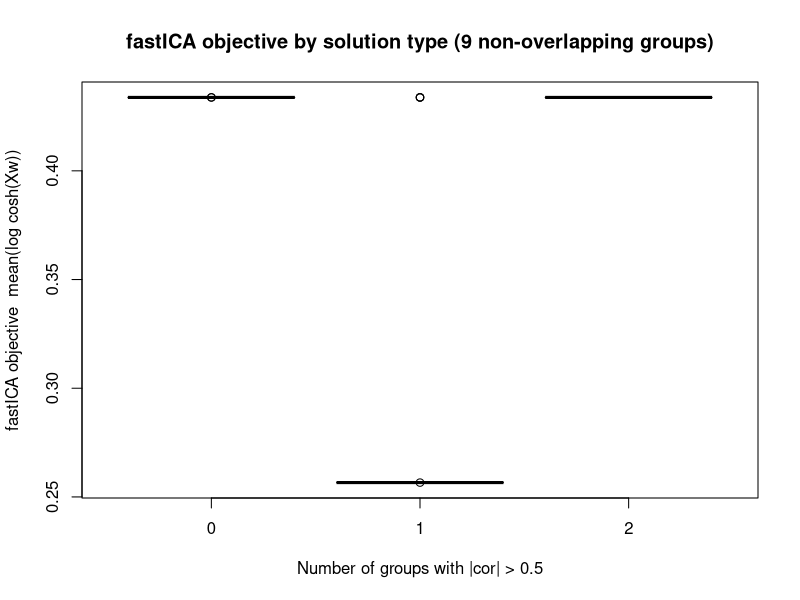
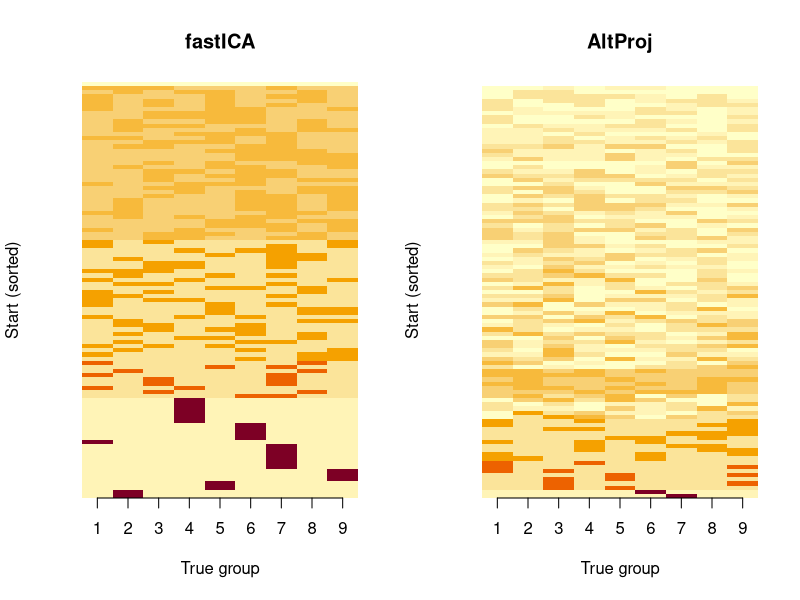
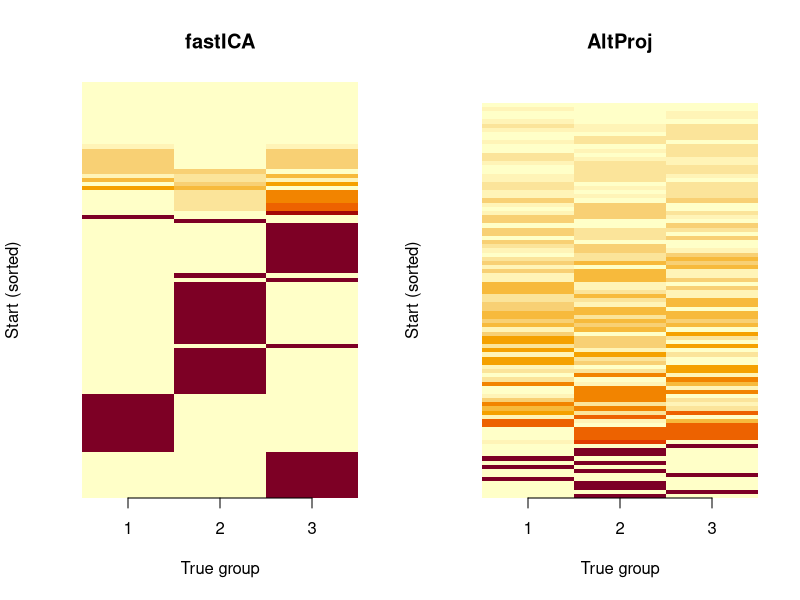

Recreate these plots in R, in order.
## ---- chunk 1
# X is (n.comp+1) x n.  W is (n.comp+1) x n_starts (one weight vector per column).
# P = t(X) %*% W is n x n_starts (source estimates).
fastica_update = function(X, W) {
  P  <- t(X) %*% W          # n x n_starts: source estimates
  G  <- tanh(P)
  G2 <- 1 - G^2
  W  <- X %*% G - sweep(W, 2, colSums(G2), "*")
  sweep(W, 2, sqrt(colSums(W^2)), "/")
}

# X is (n.comp+1) x n.  V is n x n_starts (one binary vector per column).
# P = X %*% V / n is (n.comp+1) x n_starts (subspace coefficients).
alt_proj_update = function(X, V) {
  n <- ncol(X)
  P <- X %*% V / n           # (n.comp+1) x n_starts: subspace coefficients
  V <- sign(t(X) %*% P)     # n x n_starts: project back and round
  V[V == 0] <- 1L
  V
}

# Center columns of X, whiten to n.comp dimensions.
preprocess = function(X, n.comp = 10) {
  X <- scale(X, scale = FALSE)
  sqrt(nrow(X)) * t(svd(X)$u[, 1:n.comp])
}
## ---- chunk 2
max_cor_with_truth = function(v, L) max(abs(cor(v, L)))

vPv_scores = function(X1_aug, V) {
  # v'Pv = ||X1_aug v||^2 / n  for each column of V (binary +-1 vectors)
  colSums((X1_aug %*% V)^2) / ncol(X1_aug)
}

# Gradient-only step: omits the Hessian correction, so each step is gradient
# ascent on the log-cosh objective rather than a Newton step.
fastica_gradient_update = function(X, W) {
  P <- t(X) %*% W
  G <- tanh(P)
  W <- X %*% G   # gradient only — no colSums(G2) * W term
  sweep(W, 2, sqrt(colSums(W^2)), "/")
}

run_fastica = function(X1_aug, L, n_starts = 100, n_iter = 50) {
  set.seed(1)
  W <- matrix(rnorm(nrow(X1_aug) * n_starts), nrow(X1_aug), n_starts)
  W <- sweep(W, 2, sqrt(colSums(W^2)), "/")
  for (i in seq_len(n_iter))
    W <- fastica_update(X1_aug, W)
  Lhat <- t(X1_aug) %*% W  # n x n_starts
  # Centre each column before binarising: handles asymmetric (0/1) group encoding.
  # Also flag near-degenerate columns (tiny sd) before centering amplifies noise.
  near_const <- apply(Lhat, 2, sd) < 1e-3
  V <- sign(sweep(Lhat, 2, colMeans(Lhat))); V[V == 0] <- 1L
  degenerate        <- near_const | apply(V, 2, function(v) all(v == v[1]))
  max_cors          <- apply(V, 2, max_cor_with_truth, L = L)
  max_cors[degenerate] <- 0  # degenerate starts count as failures
  list(max_cors = max_cors, vPv = vPv_scores(X1_aug, V),
       prop_degenerate = mean(degenerate))
}

# Hybrid: n_grad gradient steps (ascent) then Newton steps for convergence.
run_fastica_hybrid = function(X1_aug, L, n_starts = 100, n_iter = 50, n_grad = 5) {
  set.seed(1)
  W <- matrix(rnorm(nrow(X1_aug) * n_starts), nrow(X1_aug), n_starts)
  W <- sweep(W, 2, sqrt(colSums(W^2)), "/")
  for (i in seq_len(n_grad))
    W <- fastica_gradient_update(X1_aug, W)
  for (i in seq_len(n_iter - n_grad))
    W <- fastica_update(X1_aug, W)
  Lhat <- t(X1_aug) %*% W
  near_const <- apply(Lhat, 2, sd) < 1e-3
  V <- sign(sweep(Lhat, 2, colMeans(Lhat))); V[V == 0] <- 1L
  degenerate        <- near_const | apply(V, 2, function(v) all(v == v[1]))
  max_cors          <- apply(V, 2, max_cor_with_truth, L = L)
  max_cors[degenerate] <- 0
  list(max_cors = max_cors, vPv = vPv_scores(X1_aug, V),
       prop_degenerate = mean(degenerate))
}

run_alt_proj = function(X1_aug, L, n_starts = 100, n_iter = 50) {
  n <- ncol(X1_aug)
  set.seed(1)
  V <- sign(matrix(rnorm(n * n_starts), n, n_starts))
  V[V == 0] <- 1L
  for (i in seq_len(n_iter))
    V <- alt_proj_update(X1_aug, V)
  degenerate        <- apply(V, 2, function(v) all(v == v[1]))
  max_cors          <- apply(V, 2, max_cor_with_truth, L = L)
  max_cors[degenerate] <- 0
  list(max_cors = max_cors, vPv = vPv_scores(X1_aug, V),
       prop_degenerate = mean(degenerate))
}

run_comparison = function(X, L, n.comp, label, n_starts = 100, n_iter = 50) {
  X1     <- preprocess(X, n.comp = n.comp)
  X1_aug <- rbind(rep(1, ncol(X1)), X1)
  # Convert each L column to +-1 by thresholding at the column mean
  L_bin  <- apply(L, 2, function(col) { v <- sign(col - mean(col)); v[v == 0] <- 1L; v })
  true_vPv <- min(vPv_scores(X1_aug, L_bin))

  cat("Running fastICA for:", label, "\n")
  ica_time <- system.time(ica <- run_fastica(X1_aug, L, n_starts = n_starts, n_iter = n_iter))

  cat("Running fastICA-hybrid for:", label, "\n")
  hyb_time <- system.time(hyb <- run_fastica_hybrid(X1_aug, L, n_starts = n_starts, n_iter = n_iter))

  cat("Running alt-proj for:", label, "\n")
  ap_time  <- system.time(ap  <- run_alt_proj(X1_aug, L, n_starts = n_starts, n_iter = n_iter))

  ica_approx <- mean(ica$max_cors > 0.95)
  ica_exact  <- mean(ica$max_cors > 0.99)
  hyb_approx <- mean(hyb$max_cors > 0.95)
  hyb_exact  <- mean(hyb$max_cors > 0.99)
  ap_approx  <- mean(ap$max_cors  > 0.95)
  ap_exact   <- mean(ap$max_cors  > 0.99)
  ica_beat   <- mean(ica$vPv >= true_vPv - 1e-10)
  hyb_beat   <- mean(hyb$vPv >= true_vPv - 1e-10)
  ap_beat    <- mean(ap$vPv  >= true_vPv - 1e-10)
  cat(sprintf("  ICA: approx=%.0f%% exact=%.0f%% degen=%.0f%%  Hybrid: approx=%.0f%% exact=%.0f%% degen=%.0f%%  AP: approx=%.0f%% exact=%.0f%% degen=%.0f%%\n",
              100*ica_approx, 100*ica_exact, 100*ica$prop_degenerate,
              100*hyb_approx, 100*hyb_exact, 100*hyb$prop_degenerate,
              100*ap_approx,  100*ap_exact,  100*ap$prop_degenerate))
  c(fastICA_approx = ica_approx, fastICA_exact = ica_exact,
    fastICA_ms = 1000 * ica_time[["elapsed"]], fastICA_beat = ica_beat,
    fastICA_degen = ica$prop_degenerate,
    Hybrid_approx = hyb_approx,   Hybrid_exact = hyb_exact,
    Hybrid_ms = 1000 * hyb_time[["elapsed"]], Hybrid_beat = hyb_beat,
    Hybrid_degen = hyb$prop_degenerate,
    AltProj_approx = ap_approx,  AltProj_exact = ap_exact,
    AltProj_ms = 1000 * ap_time[["elapsed"]],  AltProj_beat = ap_beat,
    AltProj_degen = ap$prop_degenerate,
    true_vPv = true_vPv)
}
## ---- chunk 3
K <- 3; p <- 1000; n <- 100
set.seed(1)
L <- matrix(-1, nrow = n, ncol = K)
for (i in 1:K) { L[sample(1:n, 20), i] <- 1 }
FF <- matrix(rnorm(p * K), nrow = p, ncol = K)
X  <- L %*% t(FF) + rnorm(n * p, 0, 0.01)

res1 <- run_comparison(X, L, n.comp = 10, label = "3 overlapping groups (n=100, K=3)")
## ---- chunk 4
K <- 9; p <- 1000; n <- 100
set.seed(1)
L <- matrix(0, nrow = n, ncol = K)
for (i in 1:K) { L[sample(1:n, 20), i] <- 1 }
FF <- matrix(rnorm(p * K), nrow = p, ncol = K)
X  <- L %*% t(FF) + rnorm(n * p, 0, 0.01)

res2 <- run_comparison(X, L, n.comp = 10, label = "9 overlapping groups (n=100, K=9)")
## ---- chunk 5
n <- 100; p <- 1000
set.seed(1)
L <- matrix(0, nrow = n, ncol = 4)
L[1:25,   1] <- 1
L[26:50,  2] <- 1
L[51:75,  3] <- 1
L[76:100, 4] <- 1
FF <- matrix(rnorm(p * 4), nrow = p)
X  <- L %*% t(FF) + rnorm(n * p, 0, 0.01)

res3 <- run_comparison(X, L, n.comp = 10, label = "4 non-overlapping groups (n=100)")
## ---- chunk 6
n <- 225; p <- 1000
set.seed(1)
L <- matrix(0, nrow = n, ncol = 9)
for (i in 1:9) { L[((i - 1) * 25 + 1):(i * 25), i] <- 1 }
FF <- matrix(rnorm(p * 9), nrow = p)
X  <- L %*% t(FF) + rnorm(n * p, 0, 0.01)

res4 <- run_comparison(X, L, n.comp = 20, label = "9 non-overlapping groups (n=225)")
## ---- chunk 7
n <- 100; p <- 1000
set.seed(1)
L <- matrix(0, nrow = n, ncol = 6)
L[1:50,   1] <- 1
L[51:100, 2] <- 1
L[1:25,   3] <- 1
L[26:50,  4] <- 1
L[51:75,  5] <- 1
L[76:100, 6] <- 1
FF <- matrix(rnorm(p * 6), nrow = p)
X  <- L %*% t(FF) + rnorm(n * p, 0, 0.01)

res5 <- run_comparison(X, L, n.comp = 10, label = "Bifurcating tree (n=100, 6 branches)")
## ---- chunk 8
n <- 225; p <- 1000; n_starts <- 100; n_iter <- 50
set.seed(1)
L9 <- matrix(0, nrow = n, ncol = 9)
for (i in 1:9) L9[((i-1)*25+1):(i*25), i] <- 1
FF <- matrix(rnorm(p * 9), nrow = p)
X9 <- L9 %*% t(FF) + rnorm(n * p, 0, 0.01)

X1     <- preprocess(X9, n.comp = 20)
X1_aug <- rbind(rep(1, ncol(X1)), X1)

# fastICA: store all weight vectors
set.seed(1)
W <- matrix(rnorm(nrow(X1_aug) * n_starts), nrow(X1_aug), n_starts)
W <- sweep(W, 2, sqrt(colSums(W^2)), "/")
for (i in seq_len(n_iter)) W <- fastica_update(X1_aug, W)
Lhat_ica <- t(X1_aug) %*% W   # n x n_starts

# alt_proj: store all binary vectors
set.seed(1)
V <- sign(matrix(rnorm(n * n_starts), n, n_starts))
V[V == 0] <- 1L
for (i in seq_len(n_iter)) V <- alt_proj_update(X1_aug, V)
Lhat_ap <- V                   # n x n_starts

# Absolute correlation of each result with each true group: n_starts x 9
cor_ica <- abs(cor(Lhat_ica, L9))
cor_ap  <- abs(cor(Lhat_ap,  L9))
## ---- chunk 9
n_groups_hit = function(cor_mat, thresh = 0.5) rowSums(cor_mat > thresh)

tab_ica <- table(n_groups_hit(cor_ica))
tab_ap  <- table(n_groups_hit(cor_ap))

cat("fastICA — number of groups with |cor| > 0.5:\n"); print(tab_ica)
cat("AltProj — number of groups with |cor| > 0.5:\n"); print(tab_ap)
## ---- chunk 10
# fastICA objective for each start
P <- t(X1_aug) %*% W                         # n x n_starts
obj_ica <- colMeans(log(cosh(P)))

n_hit <- n_groups_hit(cor_ica)
boxplot(obj_ica ~ n_hit,
        xlab = "Number of groups with |cor| > 0.5",
        ylab = "fastICA objective  mean(log cosh(Xw))",
        main = "fastICA objective by solution type (9 non-overlapping groups)")
## ---- chunk 11
par(mfrow = c(1, 2))

order_ica <- order(apply(cor_ica, 1, max), decreasing = TRUE)
image(t(cor_ica[order_ica, ]), zlim = c(0, 1), axes = FALSE,
      main = "fastICA", xlab = "True group", ylab = "Start (sorted)")
axis(1, at = seq(0, 1, length.out = 9), labels = 1:9)

order_ap <- order(apply(cor_ap, 1, max), decreasing = TRUE)
image(t(cor_ap[order_ap, ]), zlim = c(0, 1), axes = FALSE,
      main = "AltProj", xlab = "True group", ylab = "Start (sorted)")
axis(1, at = seq(0, 1, length.out = 9), labels = 1:9)

par(mfrow = c(1, 1))
## ---- chunk 12
K <- 3; p <- 1000; n <- 100; n_starts <- 100; n_iter <- 50
set.seed(1)
L3 <- matrix(-1, nrow = n, ncol = K)
for (i in 1:K) L3[sample(1:n, 20), i] <- 1
FF <- matrix(rnorm(p * K), nrow = p, ncol = K)
X3 <- L3 %*% t(FF) + rnorm(n * p, 0, 0.01)

X1     <- preprocess(X3, n.comp = 10)
X1_aug <- rbind(rep(1, ncol(X1)), X1)

# fastICA
set.seed(1)
W <- matrix(rnorm(nrow(X1_aug) * n_starts), nrow(X1_aug), n_starts)
W <- sweep(W, 2, sqrt(colSums(W^2)), "/")
for (i in seq_len(n_iter)) W <- fastica_update(X1_aug, W)
Lhat_ica <- t(X1_aug) %*% W

# alt_proj
set.seed(1)
V <- sign(matrix(rnorm(n * n_starts), n, n_starts))
V[V == 0] <- 1L
for (i in seq_len(n_iter)) V <- alt_proj_update(X1_aug, V)
Lhat_ap <- V

cor_ica <- abs(cor(Lhat_ica, L3))   # n_starts x 3
cor_ap  <- abs(cor(Lhat_ap,  L3))
## ---- chunk 13
par(mfrow = c(1, 2))

order_ica <- order(apply(cor_ica, 1, max), decreasing = TRUE)
image(t(cor_ica[order_ica, ]), zlim = c(0, 1), axes = FALSE,
      main = "fastICA", xlab = "True group", ylab = "Start (sorted)")
axis(1, at = seq(0, 1, length.out = 3), labels = 1:3)

order_ap <- order(apply(cor_ap, 1, max), decreasing = TRUE)
image(t(cor_ap[order_ap, ]), zlim = c(0, 1), axes = FALSE,
      main = "AltProj", xlab = "True group", ylab = "Start (sorted)")
axis(1, at = seq(0, 1, length.out = 3), labels = 1:3)

par(mfrow = c(1, 1))
## ---- chunk 14
n <- 500; p <- 1000
set.seed(1)
L <- matrix(0, nrow = n, ncol = 25)
for (i in 1:25) { L[((i - 1) * 20 + 1):(i * 20), i] <- 1 }
FF <- matrix(rnorm(p * 25), nrow = p)
X  <- L %*% t(FF) + rnorm(n * p, 0, 0.01)

res6 <- run_comparison(X, L, n.comp = 25, label = "25 non-overlapping groups (n=500)")
## ---- chunk 15
results <- data.frame(
  Simulation = c(
    "3 overlapping groups (n=100)",
    "9 overlapping groups (n=100)",
    "4 non-overlapping groups (n=100)",
    "9 non-overlapping groups (n=225)",
    "Bifurcating tree (n=100, 6 branches)",
    "25 non-overlapping groups (n=500)"
  ),
  n.comp = c(10, 10, 10, 20, 10, 25),
  p = c("0.20", "0.20", "0.25", "0.11", "0.25-0.50", "0.04"),
  fastICA_exact  = round(100 * c(res1["fastICA_exact"],  res2["fastICA_exact"],  res3["fastICA_exact"],
                                  res4["fastICA_exact"],  res5["fastICA_exact"],  res6["fastICA_exact"])),
  Hybrid_exact   = round(100 * c(res1["Hybrid_exact"],   res2["Hybrid_exact"],   res3["Hybrid_exact"],
                                  res4["Hybrid_exact"],   res5["Hybrid_exact"],   res6["Hybrid_exact"])),
  AltProj_exact  = round(100 * c(res1["AltProj_exact"],  res2["AltProj_exact"],  res3["AltProj_exact"],
                                  res4["AltProj_exact"],  res5["AltProj_exact"],  res6["AltProj_exact"])),
  fastICA_degen  = round(100 * c(res1["fastICA_degen"],  res2["fastICA_degen"],  res3["fastICA_degen"],
                                  res4["fastICA_degen"],  res5["fastICA_degen"],  res6["fastICA_degen"])),
  Hybrid_degen   = round(100 * c(res1["Hybrid_degen"],   res2["Hybrid_degen"],   res3["Hybrid_degen"],
                                  res4["Hybrid_degen"],   res5["Hybrid_degen"],   res6["Hybrid_degen"])),
  AltProj_degen  = round(100 * c(res1["AltProj_degen"],  res2["AltProj_degen"],  res3["AltProj_degen"],
                                  res4["AltProj_degen"],  res5["AltProj_degen"],  res6["AltProj_degen"])),
  fastICA_ms     = round(c(res1["fastICA_ms"], res2["fastICA_ms"],
                            res3["fastICA_ms"], res4["fastICA_ms"], res5["fastICA_ms"], res6["fastICA_ms"])),
  Hybrid_ms      = round(c(res1["Hybrid_ms"],  res2["Hybrid_ms"],
                            res3["Hybrid_ms"],  res4["Hybrid_ms"],  res5["Hybrid_ms"],  res6["Hybrid_ms"])),
  AltProj_ms     = round(c(res1["AltProj_ms"], res2["AltProj_ms"],
                            res3["AltProj_ms"], res4["AltProj_ms"], res5["AltProj_ms"], res6["AltProj_ms"])),
  fastICA_beat   = round(100 * c(res1["fastICA_beat"], res2["fastICA_beat"], res3["fastICA_beat"],
                                  res4["fastICA_beat"], res5["fastICA_beat"], res6["fastICA_beat"])),
  Hybrid_beat    = round(100 * c(res1["Hybrid_beat"],  res2["Hybrid_beat"],  res3["Hybrid_beat"],
                                  res4["Hybrid_beat"],  res5["Hybrid_beat"],  res6["Hybrid_beat"])),
  AltProj_beat   = round(100 * c(res1["AltProj_beat"], res2["AltProj_beat"], res3["AltProj_beat"],
                                  res4["AltProj_beat"], res5["AltProj_beat"], res6["AltProj_beat"])),
  true_vPv       = round(c(res1["true_vPv"], res2["true_vPv"], res3["true_vPv"],
                            res4["true_vPv"], res5["true_vPv"], res6["true_vPv"]), 4)
)

knitr::kable(results,
  col.names = c("Simulation", "n.comp", "p",
                "ICA >0.99", "Hyb >0.99", "AP >0.99",
                "ICA degen%", "Hyb degen%", "AP degen%",
                "ICA (ms)", "Hyb (ms)", "AP (ms)",
                "ICA % ≥ v'Pv", "Hyb % ≥ v'Pv", "AP % ≥ v'Pv",
                "True min v'Pv"),
  caption   = "Per-start success rates for fastICA (Newton), Hybrid (5 gradient + 45 Newton steps), and AltProj, at two correlation thresholds; percentage of degenerate solutions; wall-clock time; and fraction of starts whose binarized v'Pv meets or exceeds the minimum true group v'Pv."
)
## ---- chunk 16
K <- 3; p <- 1000; n <- 100
set.seed(1)
L <- matrix(-1, nrow = n, ncol = K)
for (i in 1:K) { L[sample(1:n, 20), i] <- 1 }
FF <- matrix(rnorm(p * K), nrow = p, ncol = K)
X  <- L %*% t(FF) + rnorm(n * p, 0, 4)

nres1 <- run_comparison(X, L, n.comp = 10, label = "3 overlapping groups, high noise")
## ---- chunk 17
K <- 9; p <- 1000; n <- 100
set.seed(1)
L <- matrix(0, nrow = n, ncol = K)
for (i in 1:K) { L[sample(1:n, 20), i] <- 1 }
FF <- matrix(rnorm(p * K), nrow = p, ncol = K)
X  <- L %*% t(FF) + rnorm(n * p, 0, 4)

nres2 <- run_comparison(X, L, n.comp = 10, label = "9 overlapping groups, high noise")
## ---- chunk 18
n <- 100; p <- 1000
set.seed(1)
L <- matrix(0, nrow = n, ncol = 4)
L[1:25,   1] <- 1; L[26:50,  2] <- 1; L[51:75,  3] <- 1; L[76:100, 4] <- 1
FF <- matrix(rnorm(p * 4), nrow = p)
X  <- L %*% t(FF) + rnorm(n * p, 0, 4)

nres3 <- run_comparison(X, L, n.comp = 10, label = "4 non-overlapping groups, high noise")
## ---- chunk 19
n <- 225; p <- 1000
set.seed(1)
L <- matrix(0, nrow = n, ncol = 9)
for (i in 1:9) { L[((i - 1) * 25 + 1):(i * 25), i] <- 1 }
FF <- matrix(rnorm(p * 9), nrow = p)
X  <- L %*% t(FF) + rnorm(n * p, 0, 4)

nres4 <- run_comparison(X, L, n.comp = 20, label = "9 non-overlapping groups, high noise")
## ---- chunk 20
n <- 100; p <- 1000
set.seed(1)
L <- matrix(0, nrow = n, ncol = 6)
L[1:50, 1] <- 1; L[51:100, 2] <- 1
L[1:25, 3] <- 1; L[26:50,  4] <- 1; L[51:75, 5] <- 1; L[76:100, 6] <- 1
FF <- matrix(rnorm(p * 6), nrow = p)
X  <- L %*% t(FF) + rnorm(n * p, 0, 4)

nres5 <- run_comparison(X, L, n.comp = 10, label = "Bifurcating tree, high noise")
## ---- chunk 21
n <- 500; p <- 1000
set.seed(1)
L <- matrix(0, nrow = n, ncol = 25)
for (i in 1:25) { L[((i - 1) * 20 + 1):(i * 20), i] <- 1 }
FF <- matrix(rnorm(p * 25), nrow = p)
X  <- L %*% t(FF) + rnorm(n * p, 0, 4)

nres6 <- run_comparison(X, L, n.comp = 25, label = "25 non-overlapping groups, high noise")
## ---- chunk 22
nresults <- data.frame(
  Simulation = c(
    "3 overlapping groups (n=100)",
    "9 overlapping groups (n=100)",
    "4 non-overlapping groups (n=100)",
    "9 non-overlapping groups (n=225)",
    "Bifurcating tree (n=100, 6 branches)",
    "25 non-overlapping groups (n=500)"
  ),
  n.comp = c(10, 10, 10, 20, 10, 25),
  p = c("0.20", "0.20", "0.25", "0.11", "0.25-0.50", "0.04"),
  fastICA_exact  = round(100 * c(nres1["fastICA_exact"],  nres2["fastICA_exact"],  nres3["fastICA_exact"],
                                  nres4["fastICA_exact"],  nres5["fastICA_exact"],  nres6["fastICA_exact"])),
  Hybrid_exact   = round(100 * c(nres1["Hybrid_exact"],   nres2["Hybrid_exact"],   nres3["Hybrid_exact"],
                                  nres4["Hybrid_exact"],   nres5["Hybrid_exact"],   nres6["Hybrid_exact"])),
  AltProj_exact  = round(100 * c(nres1["AltProj_exact"],  nres2["AltProj_exact"],  nres3["AltProj_exact"],
                                  nres4["AltProj_exact"],  nres5["AltProj_exact"],  nres6["AltProj_exact"])),
  fastICA_degen  = round(100 * c(nres1["fastICA_degen"],  nres2["fastICA_degen"],  nres3["fastICA_degen"],
                                  nres4["fastICA_degen"],  nres5["fastICA_degen"],  nres6["fastICA_degen"])),
  Hybrid_degen   = round(100 * c(nres1["Hybrid_degen"],   nres2["Hybrid_degen"],   nres3["Hybrid_degen"],
                                  nres4["Hybrid_degen"],   nres5["Hybrid_degen"],   nres6["Hybrid_degen"])),
  AltProj_degen  = round(100 * c(nres1["AltProj_degen"],  nres2["AltProj_degen"],  nres3["AltProj_degen"],
                                  nres4["AltProj_degen"],  nres5["AltProj_degen"],  nres6["AltProj_degen"])),
  fastICA_ms     = round(c(nres1["fastICA_ms"], nres2["fastICA_ms"],
                            nres3["fastICA_ms"], nres4["fastICA_ms"], nres5["fastICA_ms"], nres6["fastICA_ms"])),
  Hybrid_ms      = round(c(nres1["Hybrid_ms"],  nres2["Hybrid_ms"],
                            nres3["Hybrid_ms"],  nres4["Hybrid_ms"],  nres5["Hybrid_ms"],  nres6["Hybrid_ms"])),
  AltProj_ms     = round(c(nres1["AltProj_ms"], nres2["AltProj_ms"],
                            nres3["AltProj_ms"], nres4["AltProj_ms"], nres5["AltProj_ms"], nres6["AltProj_ms"])),
  fastICA_beat   = round(100 * c(nres1["fastICA_beat"], nres2["fastICA_beat"], nres3["fastICA_beat"],
                                  nres4["fastICA_beat"], nres5["fastICA_beat"], nres6["fastICA_beat"])),
  Hybrid_beat    = round(100 * c(nres1["Hybrid_beat"],  nres2["Hybrid_beat"],  nres3["Hybrid_beat"],
                                  nres4["Hybrid_beat"],  nres5["Hybrid_beat"],  nres6["Hybrid_beat"])),
  AltProj_beat   = round(100 * c(nres1["AltProj_beat"], nres2["AltProj_beat"], nres3["AltProj_beat"],
                                  nres4["AltProj_beat"], nres5["AltProj_beat"], nres6["AltProj_beat"])),
  true_vPv       = round(c(nres1["true_vPv"], nres2["true_vPv"], nres3["true_vPv"],
                            nres4["true_vPv"], nres5["true_vPv"], nres6["true_vPv"]), 2)
)

knitr::kable(nresults,
  col.names = c("Simulation", "n.comp", "p",
                "ICA >0.99", "Hyb >0.99", "AP >0.99",
                "ICA degen%", "Hyb degen%", "AP degen%",
                "ICA (ms)", "Hyb (ms)", "AP (ms)",
                "ICA % ≥ v'Pv", "Hyb % ≥ v'Pv", "AP % ≥ v'Pv",
                "True min v'Pv"),
  caption   = "High-noise results (noise_sd = 4). Hybrid = 5 gradient + 45 Newton steps."
)
